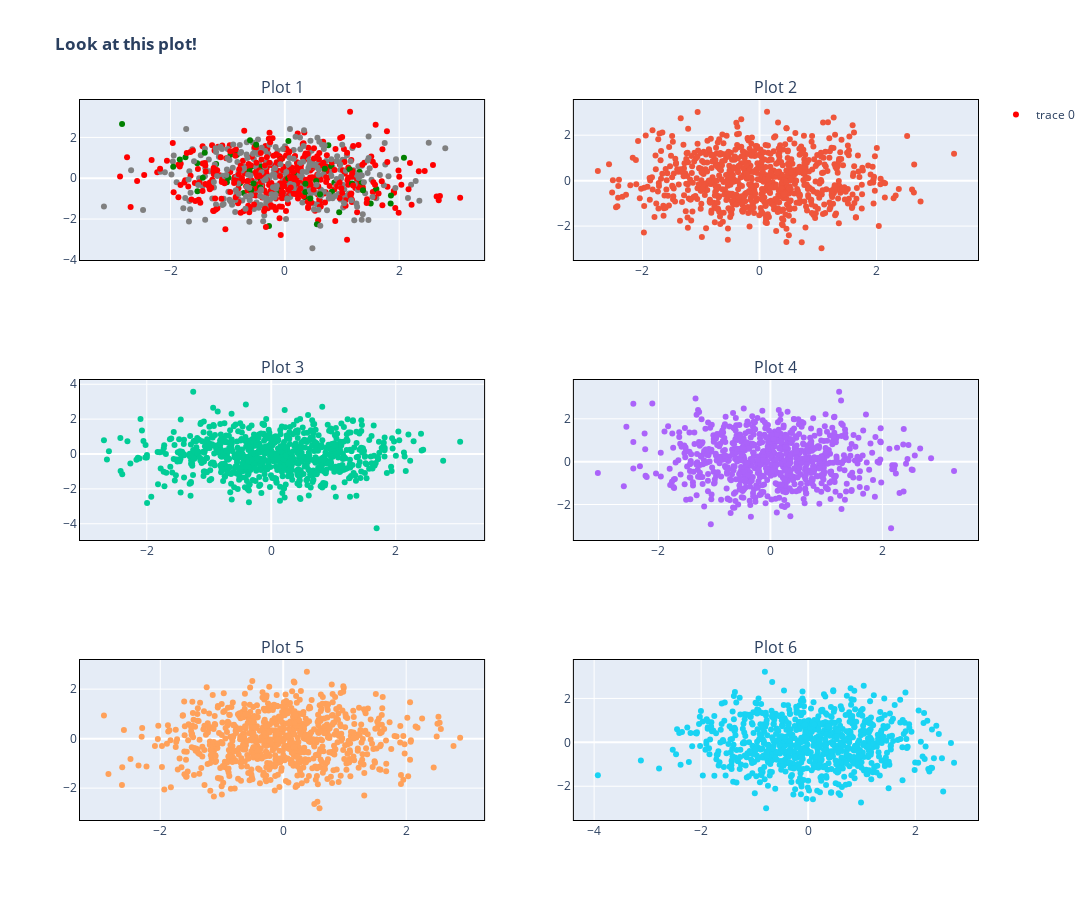

Notebook source saved alongside this figure:
### Code cell
from plotly.subplots import make_subplots
import plotly.graph_objects as go

fig = make_subplots(rows=3, cols=2, subplot_titles=("Plot 1", "Plot 2", "Plot 3", "Plot 4", "Plot 5", "Plot 6"))
color = "lightblue"

color = [
    -1 if v < 0 else 1 if v > 1.5 else 0
    for v in np.random.randn(800)
]

colorscale = [[0, 'red'], [0.5, 'gray'], [1, 'green']]
# color_discrete_map={
#                 -1: "red",
#                 1: "green",
#                 0: "blue"}

fig.append_trace(go.Scatter(
    mode = "markers",
    x=np.random.randn(800) ,
    y=np.random.randn(800),
    # marker=dict(color="lightblue"),
    showlegend=True,
    
     marker = {'color': color,
            'colorscale': colorscale
             #  "color_discrete_map": color_discrete_map
             }
    # fillcolor=dict(marker=dict(color='red'))
), row=1, col=1)

# fig.append_trace(go.Figure(data=data), row = 1, col = 1)


fig.append_trace(go.Scatter(
    mode = "markers",
    x=np.random.randn(800) ,
    y=np.random.randn(800) ,
    showlegend = False
), row=1, col=2)

blah = go.Scatter(
    mode = "markers",
    x=np.random.randn(800) ,
    y=np.random.randn(800) ,
    showlegend = False,
    hovertext = ["a"]*800
)
# blah.update_xaxes(showline=False, linewidth=1, linecolor='black', mirror=True)
# blah.update_yaxes(showline=True, linewidth=1, linecolor='black', mirror=True)

fig.append_trace(blah, row=2, col=1)

fig.append_trace(go.Scatter(
    mode = "markers",
    x=np.random.randn(800) ,
    y=np.random.randn(800) ,
    showlegend = False
), row=2, col=2)

fig.append_trace(go.Scatter(
    mode = "markers",
    x=np.random.randn(800) ,
    y=np.random.randn(800) ,
    showlegend = False
), row=3, col=1)

fig.append_trace(go.Scatter(
    mode = "markers",
    x=np.random.randn(800) ,
    y=np.random.randn(800) ,
    showlegend = False
), row=3, col=2)


fig.update_layout(height=900, width=1200, title_text="<b>Look at this plot!</b>")

for row in range(1,4):
    for col in range(1,3):
        fig.update_xaxes(showline=True, linewidth=1, linecolor='black', mirror=True, row = row, col = col)
        fig.update_yaxes(showline=True, linewidth=1, linecolor='black', mirror=True, row = row, col = col)

fig.update_yaxes(showline=True, linewidth=1, linecolor='black', mirror=True, row = 1, col = 2)

fig.show()

### Figure 1 — Plotly figure (JSON) as saved in the notebook; plotly's stock layout.template omitted (floating-point values rounded to 4 significant figures; data arrays with more than 128 entries replaced by an {"elided": "..."} marker saying what was removed)
{"data": [{"marker": {"color": {"elided": "800 int values"}, "colorscale": [[0, "red"], [0.5, "gray"], [1, "green"]]}, "mode": "markers", "showlegend": true, "type": "scatter", "x": {"elided": "800 float values"}, "xaxis": "x", "y": {"elided": "800 float values"}, "yaxis": "y"}, {"mode": "markers", "showlegend": false, "type": "scatter", "x": {"elided": "800 float values"}, "xaxis": "x2", "y": {"elided": "800 float values"}, "yaxis": "y2"}, {"hovertext": {"elided": "800 str values"}, "mode": "markers", "showlegend": false, "type": "scatter", "x": {"elided": "800 float values"}, "xaxis": "x3", "y": {"elided": "800 float values"}, "yaxis": "y3"}, {"mode": "markers", "showlegend": false, "type": "scatter", "x": {"elided": "800 float values"}, "xaxis": "x4", "y": {"elided": "800 float values"}, "yaxis": "y4"}, {"mode": "markers", "showlegend": false, "type": "scatter", "x": {"elided": "800 float values"}, "xaxis": "x5", "y": {"elided": "800 float values"}, "yaxis": "y5"}, {"mode": "markers", "showlegend": false, "type": "scatter", "x": {"elided": "800 float values"}, "xaxis": "x6", "y": {"elided": "800 float values"}, "yaxis": "y6"}], "layout": {"annotations": [{"font": {"size": 16}, "showarrow": false, "text": "Plot 1", "x": 0.225, "xanchor": "center", "xref": "paper", "y": 1, "yanchor": "bottom", "yref": "paper"}, {"font": {"size": 16}, "showarrow": false, "text": "Plot 2", "x": 0.775, "xanchor": "center", "xref": "paper", "y": 1, "yanchor": "bottom", "yref": "paper"}, {"font": {"size": 16}, "showarrow": false, "text": "Plot 3", "x": 0.225, "xanchor": "center", "xref": "paper", "y": 0.6111, "yanchor": "bottom", "yref": "paper"}, {"font": {"size": 16}, "showarrow": false, "text": "Plot 4", "x": 0.775, "xanchor": "center", "xref": "paper", "y": 0.6111, "yanchor": "bottom", "yref": "paper"}, {"font": {"size": 16}, "showarrow": false, "text": "Plot 5", "x": 0.225, "xanchor": "center", "xref": "paper", "y": 0.2222, "yanchor": "bottom", "yref": "paper"}, {"font": {"size": 16}, "showarrow": false, "text": "Plot 6", "x": 0.775, "xanchor": "center", "xref": "paper", "y": 0.2222, "yanchor": "bottom", "yref": "paper"}], "height": 900, "title": {"text": "<b>Look at this plot!</b>"}, "width": 1200, "xaxis": {"anchor": "y", "domain": [0, 0.45], "linecolor": "black", "linewidth": 1, "mirror": true, "showline": true}, "xaxis2": {"anchor": "y2", "domain": [0.55, 1], "linecolor": "black", "linewidth": 1, "mirror": true, "showline": true}, "xaxis3": {"anchor": "y3", "domain": [0, 0.45], "linecolor": "black", "linewidth": 1, "mirror": true, "showline": true}, "xaxis4": {"anchor": "y4", "domain": [0.55, 1], "linecolor": "black", "linewidth": 1, "mirror": true, "showline": true}, "xaxis5": {"anchor": "y5", "domain": [0, 0.45], "linecolor": "black", "linewidth": 1, "mirror": true, "showline": true}, "xaxis6": {"anchor": "y6", "domain": [0.55, 1], "linecolor": "black", "linewidth": 1, "mirror": true, "showline": true}, "yaxis": {"anchor": "x", "domain": [0.7778, 1], "linecolor": "black", "linewidth": 1, "mirror": true, "showline": true}, "yaxis2": {"anchor": "x2", "domain": [0.7778, 1], "linecolor": "black", "linewidth": 1, "mirror": true, "showline": true}, "yaxis3": {"anchor": "x3", "domain": [0.3889, 0.6111], "linecolor": "black", "linewidth": 1, "mirror": true, "showline": true}, "yaxis4": {"anchor": "x4", "domain": [0.3889, 0.6111], "linecolor": "black", "linewidth": 1, "mirror": true, "showline": true}, "yaxis5": {"anchor": "x5", "domain": [0, 0.2222], "linecolor": "black", "linewidth": 1, "mirror": true, "showline": true}, "yaxis6": {"anchor": "x6", "domain": [0, 0.2222], "linecolor": "black", "linewidth": 1, "mirror": true, "showline": true}}}
